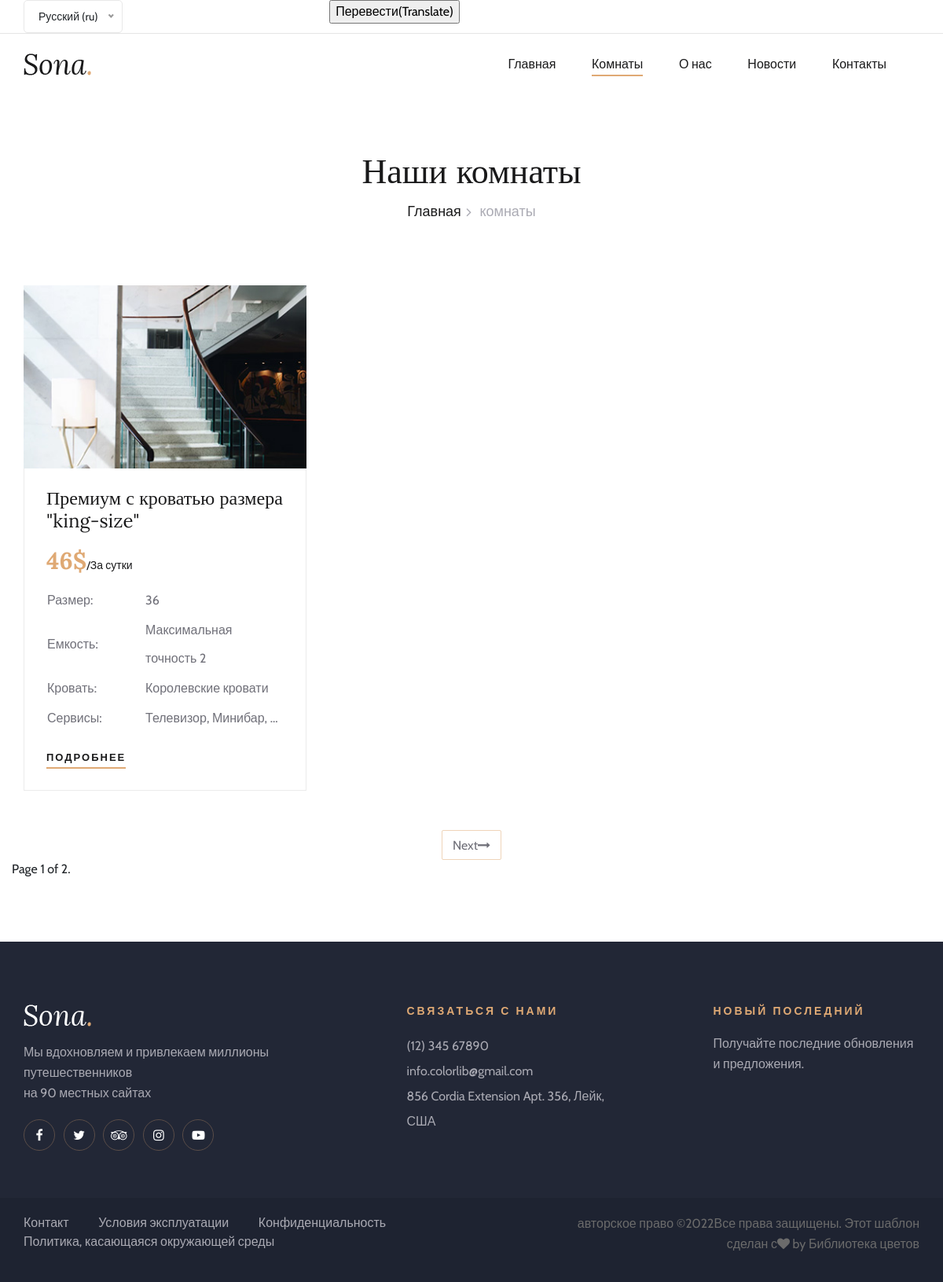
/rooms/, run on the app's committed database.
### hotel_list/models.py (models this page shows, shortened)
class Rooms(models.Model):
    name = models.CharField("Имя", max_length = 150)
    cost = models.IntegerField("Цена", default = 0, help_text = "указывать сумму в долларах")
    size = models.PositiveSmallIntegerField("Размер номера", help_text = "указывать размер в футах")
    capacity = models.PositiveSmallIntegerField("Кол-во персон", )
    bed = models.CharField("Краткое описание спального места", max_length = 150 )
    services = models.ManyToManyField(Services)
    description = models.TextField("Описание")
    img = models.ImageField("Фотография комнаты", upload_to = "Rooms_shots/")
    url = models.SlugField(max_length = 130, unique = True)
    reservaton = models.BooleanField("Резервация")
    class Meta:
        verbose_name = "Комната"
        verbose_name_plural = "Комнаты"
    def get_absolute_url(self):
        return reverse("rooms_detail", kwargs = {"slug": self.url})

class Services(models.Model):
    name = models.CharField("Имя сервиса", max_length = 150)
    class Meta:
        verbose_name = "Сервис"
        verbose_name_plural = "Сервисы"

### hotel_list/views.py (the view)
# urls.py: path("rooms/", views.RoomsView.as_view(), name="rooms"),
class RoomsView(ListView):
    paginate_by = 1
    model = Rooms
    queryset = Rooms.objects.filter(reservaton=False)
    template_name = "rooms.html"

### templates/rooms.html
{% extends 'base.html' %}
{% load static i18n %}
{% block menu %}
                                <ul>
                                    <li><a href="{% url 'home' %}">{% trans 'Главная' %}</a></li>
                                    <li class="active"><a href="{% url 'rooms' %}">{% trans 'Комнаты' %}</a></li>
                                    <li><a href="{% url 'about_us' %}">{% trans 'О нас' %}</a></li>
                                    <li><a href="{% url 'news' %}">{% trans 'Новости' %}</a></li>
                                    <li><a href="{% url 'contact' %}">{% trans 'Контакты' %}</a></li>
                                </ul>
{% endblock %}
{% block content %}
    <div class="breadcrumb-section">
        <div class="container">
            <div class="row">
                <div class="col-lg-12">
                    <div class="breadcrumb-text">
                        <h2>{% trans 'Наши комнаты' %}</h2>
                        <div class="bt-option">
                            <a href="./home.html">{% trans 'Главная' %}</a>
                            <span>{% trans 'комнаты' %}</span>
                        </div>
                    </div>
                </div>
            </div>
        </div>
    </div>
    <section class="rooms-section spad">
        <div class="container">
            <div class="row">
                {% for room in rooms_list %}
                <div class="col-lg-4 col-md-6">
                    <div class="room-item">
                        <img src="{{ room.img.url }}" alt="">
                        <div class="ri-text">
                            <h4>{{ room.name }}</h4>
                            <h3>{{ room.cost }}$<span>/{% trans 'За сутки' %}</span></h3>
                            <table>
                                <tbody>
                                    <tr>
                                        <td class="r-o">{% trans 'Размер' %}:</td>
                                        <td>{{ room.size }}</td>
                                    </tr>
                                    <tr>
                                        <td class="r-o">{% trans 'Емкость' %}:</td>
                                        <td>{% trans 'Максимальная точность' %} {{ room.capacity }}</td>
                                    </tr>
                                    <tr>
                                        <td class="r-o">{% trans 'Кровать' %}:</td>
                                        <td>{{ room.bed }}</td>
                                    </tr>
                                    <tr>
                                        <td class="r-o">{% trans 'Сервисы' %}:</td>
                                        <td>{% for service in room.services.all|slice:"2" %}
                                            {{ service.name }},
                                            {% endfor %}<a>...</a></td>
                                    </tr>
                                </tbody>
                            </table>
                            <a href="{{ room.get_absolute_url }}" class="primary-btn">{% trans 'Подробнее' %}</a>
                        </div>
                    </div>
                </div>
                {% endfor %}
                <div class="col-lg-12">
                    {% if page_obj.has_next and page_obj.previous_page_number %}
                    <div class="room-pagination">
                        <a href="?page={{ page_obj.previous_page_number }}"><i class="fa fa-long-arrow-left"></i>{% trans 'Предыдущий' %}</a>
                        <a href="?page={{ page_obj.next_page_number }}">Next<i class="fa fa-long-arrow-right"></i></a>
                    </div>
                    {% elif page_obj.has_next %}
                    <div class="room-pagination">
                        <a href="?page={{ page_obj.next_page_number }}">Next<i class="fa fa-long-arrow-right"></i></a>
                    </div>
                    {% elif page_obj.previous_page_number %}
                    <div class="room-pagination">
                        <a href="?page={{ page_obj.previous_page_number }}"><i class="fa fa-long-arrow-left"></i>{% trans 'Предыдущий' %}</a>
                    </div>
                    {% endif %}
                </div>
                    <span class="current">
                        Page {{ page_obj.number }} of {{ page_obj.paginator.num_pages }}.
                    </span>
            </div>
        </div>
    </section>
{% endblock %}

### static/css/style.css (style rules this page uses)
html, body { height: 100%; font-family: "Cabin", sans-serif; -webkit-font-smoothing: antialiased; font-smoothing: antialiased; }
h1, h2, h3, h4, h5, h6 { margin: 0; color: #111111; font-weight: 400; font-family: "Lora", serif; }
h2 { font-size: 36px; }
h3 { font-size: 30px; }
h4 { font-size: 24px; }
img { max-width: 100%; }
ul, ol { padding: 0; margin: 0; }
.spad { padding-top: 100px; padding-bottom: 100px; }
.primary-btn { display: inline-block; font-size: 13px; color: #ffffff; text-transform: uppercase; letter-spacing: 2px; font-weight: 700; position: relative; }
.primary-btn:after { position: absolute; left: 0; bottom: -5px; width: 100%; height: 2px; background: #dfa974; content: ""; }
.menu-item .nav-menu .mainmenu li { list-style: none; display: inline-block; position: relative; z-index: 1; }
.menu-item .nav-menu .mainmenu li.active a:after { opacity: 1; }
.menu-item .nav-menu .mainmenu li a { font-size: 16px; color: #19191a; margin-right: 42px; font-weight: 500; display: inline-block; padding: 27px 0; position: relative; -webkit-transition: all 0.3s; -o-transition: all 0.3s; transition: all 0.3s; }
.menu-item .nav-menu .mainmenu li a:after { position: absolute; left: 0; top: 52px; width: 100%; height: 2px; background: #dfa974; content: ""; opacity: 0; -webkit-transition: all 0.3s; -o-transition: all 0.3s; transition: all 0.3s; }
.breadcrumb-section { padding-top: 70px; padding-bottom: 80px; }
.breadcrumb-text { text-align: center; }
.breadcrumb-text h2 { font-size: 44px; color: #19191a; margin-bottom: 12px; }
.breadcrumb-text .bt-option a { display: inline-block; font-size: 18px; color: #19191a; margin-right: 20px; position: relative; font-weight: 500; }
.breadcrumb-text .bt-option a:after { position: absolute; right: -13px; top: 1px; content: ""; font-size: 18px; font-family: "FontAwesome"; color: #aaaab3; }
.breadcrumb-text .bt-option span { display: inline-block; font-size: 18px; color: #aaaab3; }
.rooms-section { padding-top: 0; padding-bottom: 80px; }
.room-item { margin-bottom: 30px; }
.room-item img { min-width: 100%; }
.room-item .ri-text { border: 1px solid #ebebeb; border-top: none; padding: 24px 24px 30px 28px; }
.room-item .ri-text h4 { color: #19191a; margin-bottom: 17px; }
.room-item .ri-text h3 { color: #dfa974; font-weight: 700; margin-bottom: 14px; }
.room-item .ri-text h3 span { font-family: "Cabin", sans-serif; font-size: 14px; font-weight: 400; color: #19191a; }
.room-item .ri-text table { margin-bottom: 18px; }
.room-item .ri-text table tbody tr td { font-size: 16px; color: #707079; line-height: 36px; }
.room-item .ri-text table tbody tr td.r-o { width: 125px; }
.room-item .ri-text .primary-btn { color: #19191a; }
.room-pagination { text-align: center; padding-top: 20px; }
.room-pagination a { font-size: 16px; color: #707079; border: 1px solid #EFD4B9; border-radius: 2px; padding: 7px 13px 5px; margin-right: 7px; display: inline-block; -webkit-transition: all 0.3s; -o-transition: all 0.3s; transition: all 0.3s; }
.room-pagination a:last-child { margin-right: 0; }
@media only screen and (min-width: 1200px) { .container { max-width: 1170px; } }

### data on the page
Rooms: img (picture), name "Премиум с кроватью размера \"king-size\"", cost "46", size "36", capacity "2", bed "Королевские кровати"
Services: name "Телевизор"
Services: name "Минибар"

### other printed values
{{ page_obj.number }} "1"
{{ page_obj.paginator.num_pages }} "2"
